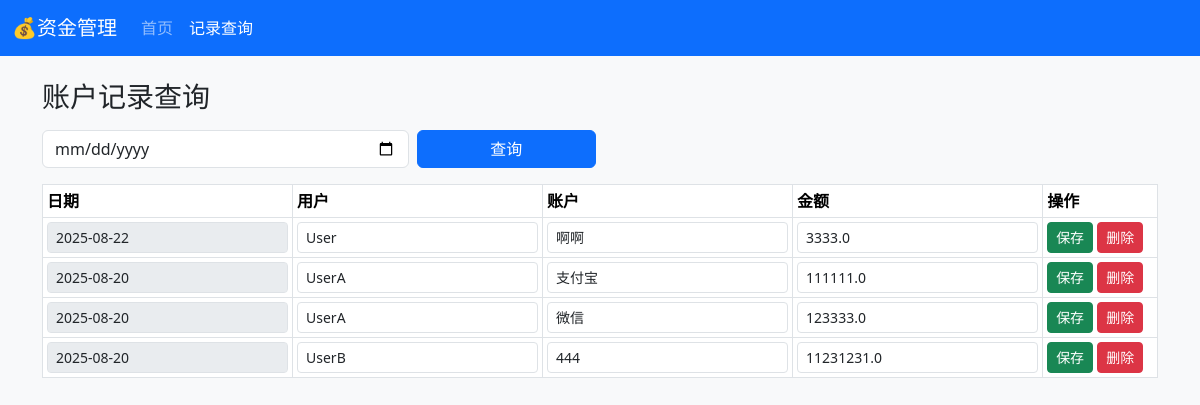
Before: /records with the older database file.
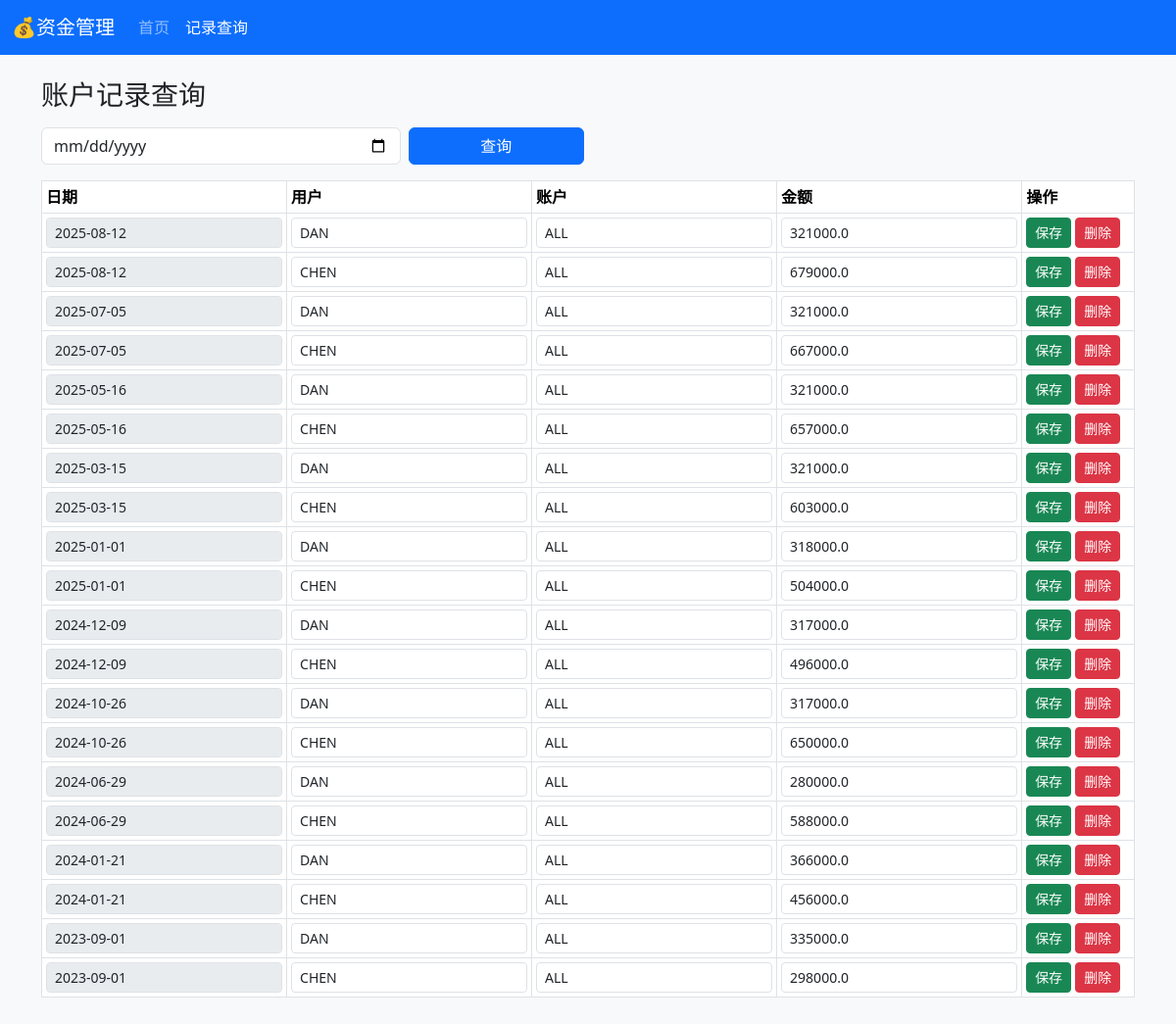
After: the same page with the newer database file.
### tables this page shows
CREATE TABLE records (
                    id INTEGER PRIMARY KEY AUTOINCREMENT,
                    date TEXT,
                    user TEXT,
                    account TEXT,
                    amount REAL
                );

### main.py (the view)
@app.route("/records")
def records_page():
    date = request.args.get("date")
    conn = sqlite3.connect(DB_NAME)
    c = conn.cursor()
    if date:
        c.execute("SELECT id, date, user, account, amount FROM records WHERE date=?", (date,))
    else:
        c.execute("SELECT id, date, user, account, amount FROM records ORDER BY date DESC LIMIT 20")
    rows = c.fetchall()
    conn.close()
    return render_template("records.html", records=rows, date=date)

### templates/records.html (shortened to what this page needs)
{% extends "base.html" %}
{% block content %}
<h3 class="mb-3">账户记录查询</h3>
<form method="get" action="/records" class="row g-2 mb-3">
    <div class="col-md-4">
        <input type="date" class="form-control" name="date" value="{{ date }}">
    </div>
    <div class="col-md-2 d-grid">
        <button class="btn btn-primary">查询</button>
    </div>
</form>
<table class="table table-bordered table-sm">
    <thead>
    <tr>
        <th>日期</th>
        <th>用户</th>
        <th>账户</th>
        <th>金额</th>
        <th>操作</th>
    </tr>
    </thead>
    <tbody>
    {% for r in records %}
    <tr>
        <form method="POST" action="/update">
            <td><input type="text" class="form-control form-control-sm" value="{{ r[1] }}" disabled></td>
            <td><input type="text" name="user" class="form-control form-control-sm" value="{{ r[2] }}"></td>
            <td><input type="text" name="account" class="form-control form-control-sm" value="{{ r[3] }}"></td>
            <td><input type="number" step="0.01" name="amount" class="form-control form-control-sm" value="{{ r[4] }}">
            </td>
            <td>
                <button class="btn btn-success btn-sm">保存</button>
        </form>
        <form method="POST" action="/delete/{{ r[0] }}" class="d-inline"
              onsubmit="return confirm('确定要删除这条记录吗？');">
            <button class="btn btn-danger btn-sm">删除</button>
        </form>
    </tr>
    {% endfor %}
    </tbody>
</table>
{% endblock %}

### templates/base.html (shortened to what this page needs)
<!DOCTYPE html>
<html lang="en">
<head>
    <link href="/static/css/bootstrap.min.css" rel="stylesheet">
</head>
<body class="bg-light">
<nav class="navbar navbar-expand-lg navbar-dark bg-primary">
    <div class="container-fluid">
        <a class="navbar-brand" href="/">💰资金管理</a>
        <div class="collapse navbar-collapse" id="navbarNav">
            <ul class="navbar-nav me-auto">
                <li class="nav-item">
                    <a class="nav-link {% if request.path == '/' %}active{% endif %}" href="/">首页</a>
                </li>
                <li class="nav-item">
                    <a class="nav-link {% if '/records' in request.path %}active{% endif %}"
                       href="/records">记录查询</a>
                </li>
            </ul>
        </div>
    </div>
</nav>
<div class="container py-4">
    {% block content %}{% endblock %}
</div>
</body>
</html>

Changed rows visible on the page:
removed records: date "2025-08-22", user "User", account "啊啊", amount "3333.0"
removed records: date "2025-08-20", user "UserA", account "支付宝", amount "111111.0"
removed records: date "2025-08-20", user "UserA", account "微信", amount "123333.0"
removed records: date "2025-08-20", user "UserB", account "444", amount "11231231.0"
added records: date "2025-08-12", user "DAN", account "ALL", amount "321000.0"
added records: date "2025-08-12", user "CHEN", account "ALL", amount "679000.0"
added records: date "2025-07-05", user "DAN", account "ALL", amount "321000.0"
added records: date "2025-07-05", user "CHEN", account "ALL", amount "667000.0"
added records: date "2025-05-16", user "DAN", account "ALL", amount "321000.0"
added records: date "2025-05-16", user "CHEN", account "ALL", amount "657000.0"
added records: date "2025-03-15", user "DAN", account "ALL", amount "321000.0"
added records: date "2025-03-15", user "CHEN", account "ALL", amount "603000.0"
added records: date "2025-01-01", user "DAN", account "ALL", amount "318000.0"
added records: date "2025-01-01", user "CHEN", account "ALL", amount "504000.0"
added records: date "2024-12-09", user "DAN", account "ALL", amount "317000.0"
added records: date "2024-12-09", user "CHEN", account "ALL", amount "496000.0"
added records: date "2024-10-26", user "DAN", account "ALL", amount "317000.0"
added records: date "2024-10-26", user "CHEN", account "ALL", amount "650000.0"
added records: date "2024-06-29", user "DAN", account "ALL", amount "280000.0"
added records: date "2024-06-29", user "CHEN", account "ALL", amount "588000.0"
added records: date "2024-01-21", user "DAN", account "ALL", amount "366000.0"
added records: date "2024-01-21", user "CHEN", account "ALL", amount "456000.0"
added records: date "2023-09-01", user "DAN", account "ALL", amount "335000.0"
added records: date "2023-09-01", user "CHEN", account "ALL", amount "298000.0"
